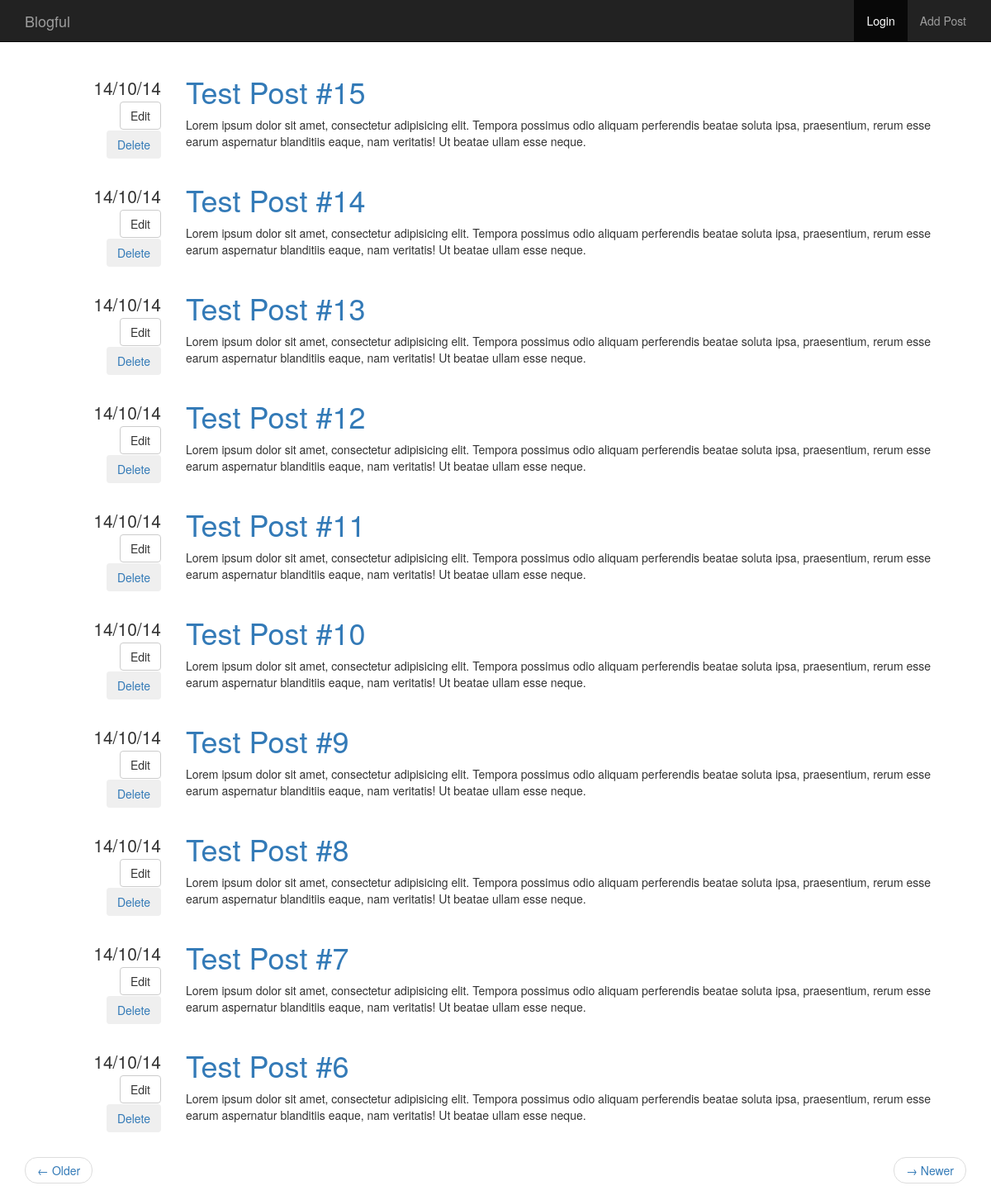
/page/2, run on the app's committed database.
### blog/models.py (models this page shows)
class Post(Base):
	__tablename__ = "posts"
	id = Column(Integer, Sequence("post_id_sequence"), primary_key=True)
	title = Column(String(1024))
	content = Column(Text)
	datetime = Column(DateTime, default=datetime.datetime.now)
	author_id = Column(Integer, ForeignKey("users.id"))

### blog/views.py (the view)
@app.route('/')
@app.route('/page/<int:page>')
def posts(page=1, paginate_by=10):
	page_index = page - 1
	count = session.query(Post).count()
	start = page_index * paginate_by
	end = start + paginate_by
	total_pages = (count - 1) / paginate_by + 1
	has_next = page_index < total_pages - 1
	has_prev = page_index > 0
	posts = session.query(Post)
	posts = posts.order_by(Post.datetime.desc())
	posts = posts[start:end]
	return render_template('posts.html',
		posts = posts,
		has_next = has_next,
		has_prev = has_prev,
		page = page,
		total_pages = total_pages
		)

### blog/filters.py (called while the page is built)
@app.template_filter()
def dateformat(date, format):
	if not date:
		return None
	return date.strftime(format)

### blog/templates/posts.html
{% import "macros.html" as macros %}
{% extends "base.html" %}
{% block content %}
{% for post in posts %}
{{ macros.render_post(post) }}
{% endfor %}
<ul class="pager">
	{% if has_next %}
	<li class="previous">
		<a href="{{ url_for('posts', page=page + 1) }}">&larr; Older</a>
	</li>
	{% endif %}
	{% if has_prev %}
	<li class="next">
		<a href="{{ url_for('posts', page=page - 1) }}">&rarr; Newer</a>
	</li>
	{% endif %}
</ul>
{% endblock %}

### blog/templates/macros.html (shortened to what this page needs)
{% macro render_post(post) %}
<div class="row">
	<div class="col-md-2 text-right metadata">
		<ul class="list-unstyled">
			<li>
				{{post.datetime | dateformat("%d/%m/%y") }}
			</li>
			<li>
				<a href="{{ url_for('edit_post_get', id=post.id) }} "><button type="button" class="btn btn-default">Edit</button></a>
			</li>
			<li>
				<a href="{{ url_for('delete_post_get', id=post.id) }} "><button type="button" class="btn btn-inverse">Delete</button></a>
			</li>
		</ul>
	</div>
	<div class="col-md-10">
		<h1 class="undecorate">
			<a href="{{ url_for('view_single_post', id=post.id) }}">{{ post.title }}</a>
		</h1>
		{{ post.content | safe }}
	</div>
</div>
{% endmacro %}

### blog/static/css/main.css (style rules this page uses)
div.metadata { margin-top: 20px; font-size: 1.5em; }
.undecorate a { text-decoration: none; }

### data on the page
Post: datetime "14/10/14", title "Test Post #15", content "Lorem ipsum dolor sit amet, consectetur adipisicing elit. Tempora possimus odio aliquam perferendis beatae soluta ipsa, praesentium, rerum esse earum aspernatur blanditiis eaque, nam veritatis! Ut beatae ullam esse neque."
Post: datetime "14/10/14", title "Test Post #14", content "Lorem ipsum dolor sit amet, consectetur adipisicing elit. Tempora possimus odio aliquam perferendis beatae soluta ipsa, praesentium, rerum esse earum aspernatur blanditiis eaque, nam veritatis! Ut beatae ullam esse neque."
Post: datetime "14/10/14", title "Test Post #13", content "Lorem ipsum dolor sit amet, consectetur adipisicing elit. Tempora possimus odio aliquam perferendis beatae soluta ipsa, praesentium, rerum esse earum aspernatur blanditiis eaque, nam veritatis! Ut beatae ullam esse neque."
Post: datetime "14/10/14", title "Test Post #12", content "Lorem ipsum dolor sit amet, consectetur adipisicing elit. Tempora possimus odio aliquam perferendis beatae soluta ipsa, praesentium, rerum esse earum aspernatur blanditiis eaque, nam veritatis! Ut beatae ullam esse neque."
Post: datetime "14/10/14", title "Test Post #11", content "Lorem ipsum dolor sit amet, consectetur adipisicing elit. Tempora possimus odio aliquam perferendis beatae soluta ipsa, praesentium, rerum esse earum aspernatur blanditiis eaque, nam veritatis! Ut beatae ullam esse neque."
Post: datetime "14/10/14", title "Test Post #10", content "Lorem ipsum dolor sit amet, consectetur adipisicing elit. Tempora possimus odio aliquam perferendis beatae soluta ipsa, praesentium, rerum esse earum aspernatur blanditiis eaque, nam veritatis! Ut beatae ullam esse neque."
Post: datetime "14/10/14", title "Test Post #9", content "Lorem ipsum dolor sit amet, consectetur adipisicing elit. Tempora possimus odio aliquam perferendis beatae soluta ipsa, praesentium, rerum esse earum aspernatur blanditiis eaque, nam veritatis! Ut beatae ullam esse neque."
Post: datetime "14/10/14", title "Test Post #8", content "Lorem ipsum dolor sit amet, consectetur adipisicing elit. Tempora possimus odio aliquam perferendis beatae soluta ipsa, praesentium, rerum esse earum aspernatur blanditiis eaque, nam veritatis! Ut beatae ullam esse neque."
Post: datetime "14/10/14", title "Test Post #7", content "Lorem ipsum dolor sit amet, consectetur adipisicing elit. Tempora possimus odio aliquam perferendis beatae soluta ipsa, praesentium, rerum esse earum aspernatur blanditiis eaque, nam veritatis! Ut beatae ullam esse neque."
Post: datetime "14/10/14", title "Test Post #6", content "Lorem ipsum dolor sit amet, consectetur adipisicing elit. Tempora possimus odio aliquam perferendis beatae soluta ipsa, praesentium, rerum esse earum aspernatur blanditiis eaque, nam veritatis! Ut beatae ullam esse neque."
